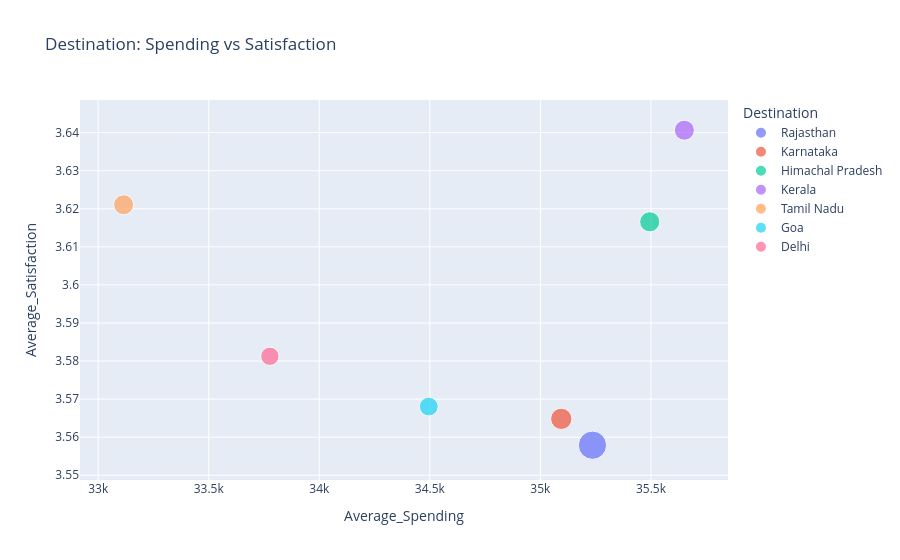

Notebook code cell kept with this figure:
### Code cell
fig = px.scatter(destination_summary.reset_index(),
                 x="Average_Spending", y="Average_Satisfaction",
                 size="Tourists", color="Destination",
                 hover_data=["Average_Trip_Days"],
                 title="Destination: Spending vs Satisfaction")
fig.show()

### Figure 1 — Plotly figure (JSON) as saved in the notebook; plotly's stock layout.template omitted (floating-point values rounded to 4 significant figures)
{"data": [{"customdata": [[5.866]], "hovertemplate": "Destination=Rajasthan<br>Average_Spending=%{x}<br>Average_Satisfaction=%{y}<br>Tourists=%{marker.size}<br>Average_Trip_Days=%{customdata[0]}<extra></extra>", "legendgroup": "Rajasthan", "marker": {"color": "#636efa", "size": [380], "sizemode": "area", "sizeref": 0.95, "symbol": "circle"}, "mode": "markers", "name": "Rajasthan", "orientation": "v", "showlegend": true, "type": "scatter", "x": [35240.0], "xaxis": "x", "y": [3.558], "yaxis": "y"}, {"customdata": [[5.838]], "hovertemplate": "Destination=Karnataka<br>Average_Spending=%{x}<br>Average_Satisfaction=%{y}<br>Tourists=%{marker.size}<br>Average_Trip_Days=%{customdata[0]}<extra></extra>", "legendgroup": "Karnataka", "marker": {"color": "#EF553B", "size": [216], "sizemode": "area", "sizeref": 0.95, "symbol": "circle"}, "mode": "markers", "name": "Karnataka", "orientation": "v", "showlegend": true, "type": "scatter", "x": [35090.0], "xaxis": "x", "y": [3.565], "yaxis": "y"}, {"customdata": [[5.995]], "hovertemplate": "Destination=Himachal Pradesh<br>Average_Spending=%{x}<br>Average_Satisfaction=%{y}<br>Tourists=%{marker.size}<br>Average_Trip_Days=%{customdata[0]}<extra></extra>", "legendgroup": "Himachal Pradesh", "marker": {"color": "#00cc96", "size": [193], "sizemode": "area", "sizeref": 0.95, "symbol": "circle"}, "mode": "markers", "name": "Himachal Pradesh", "orientation": "v", "showlegend": true, "type": "scatter", "x": [35490.0], "xaxis": "x", "y": [3.617], "yaxis": "y"}, {"customdata": [[5.776]], "hovertemplate": "Destination=Kerala<br>Average_Spending=%{x}<br>Average_Satisfaction=%{y}<br>Tourists=%{marker.size}<br>Average_Trip_Days=%{customdata[0]}<extra></extra>", "legendgroup": "Kerala", "marker": {"color": "#ab63fa", "size": [192], "sizemode": "area", "sizeref": 0.95, "symbol": "circle"}, "mode": "markers", "name": "Kerala", "orientation": "v", "showlegend": true, "type": "scatter", "x": [35650.0], "xaxis": "x", "y": [3.641], "yaxis": "y"}, {"customdata": [[5.658]], "hovertemplate": "Destination=Tamil Nadu<br>Average_Spending=%{x}<br>Average_Satisfaction=%{y}<br>Tourists=%{marker.size}<br>Average_Trip_Days=%{customdata[0]}<extra></extra>", "legendgroup": "Tamil Nadu", "marker": {"color": "#FFA15A", "size": [190], "sizemode": "area", "sizeref": 0.95, "symbol": "circle"}, "mode": "markers", "name": "Tamil Nadu", "orientation": "v", "showlegend": true, "type": "scatter", "x": [33110.0], "xaxis": "x", "y": [3.621], "yaxis": "y"}, {"customdata": [[5.799]], "hovertemplate": "Destination=Goa<br>Average_Spending=%{x}<br>Average_Satisfaction=%{y}<br>Tourists=%{marker.size}<br>Average_Trip_Days=%{customdata[0]}<extra></extra>", "legendgroup": "Goa", "marker": {"color": "#19d3f3", "size": [169], "sizemode": "area", "sizeref": 0.95, "symbol": "circle"}, "mode": "markers", "name": "Goa", "orientation": "v", "showlegend": true, "type": "scatter", "x": [34500.0], "xaxis": "x", "y": [3.568], "yaxis": "y"}, {"customdata": [[5.531]], "hovertemplate": "Destination=Delhi<br>Average_Spending=%{x}<br>Average_Satisfaction=%{y}<br>Tourists=%{marker.size}<br>Average_Trip_Days=%{customdata[0]}<extra></extra>", "legendgroup": "Delhi", "marker": {"color": "#FF6692", "size": [160], "sizemode": "area", "sizeref": 0.95, "symbol": "circle"}, "mode": "markers", "name": "Delhi", "orientation": "v", "showlegend": true, "type": "scatter", "x": [33780.0], "xaxis": "x", "y": [3.581], "yaxis": "y"}], "layout": {"legend": {"itemsizing": "constant", "title": {"text": "Destination"}, "tracegroupgap": 0}, "title": {"text": "Destination: Spending vs Satisfaction"}, "xaxis": {"anchor": "y", "domain": [0.0, 1.0], "title": {"text": "Average_Spending"}}, "yaxis": {"anchor": "x", "domain": [0.0, 1.0], "title": {"text": "Average_Satisfaction"}}}}
